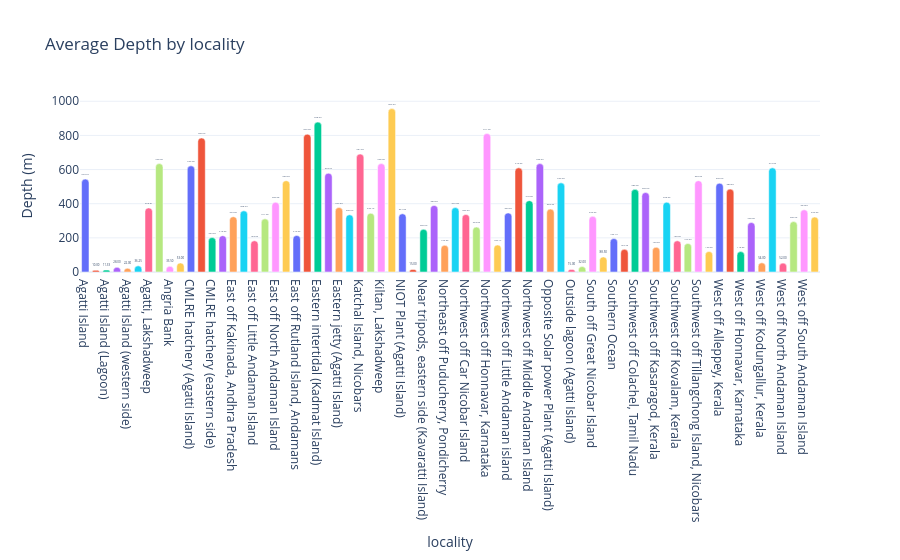

Notebook cell for this chart:
### Code cell
import plotly.express as px

clean_data = Standardized_format[Standardized_format['DepthInMeters'] != '-'].copy()

clean_data['DepthInMeters'] = pd.to_numeric(clean_data['DepthInMeters'], errors='coerce')

depth_data = clean_data.groupby('locality', as_index=False)['DepthInMeters'].mean()

fig_Depth = px.bar(depth_data,x='locality',y='DepthInMeters',color='locality',text='DepthInMeters',title="Average Depth by locality",labels={'DepthInMeters': 'Depth (m)', 'locality': 'Region'})

fig_Depth.update_traces(texttemplate='%{text:.2f}', textposition='outside')
fig_Depth.update_layout(xaxis_title="locality",yaxis_title="Depth (m)",template="plotly_white",showlegend=False,bargap=0.3)

try:
    fig_Depth.update_traces(marker=dict(cornerradius=12))
except:
    pass 

fig_Depth.update_layout(xaxis_title="locality",yaxis_title="Depth (m)",template="plotly_white",showlegend=False,bargap=0.3)
